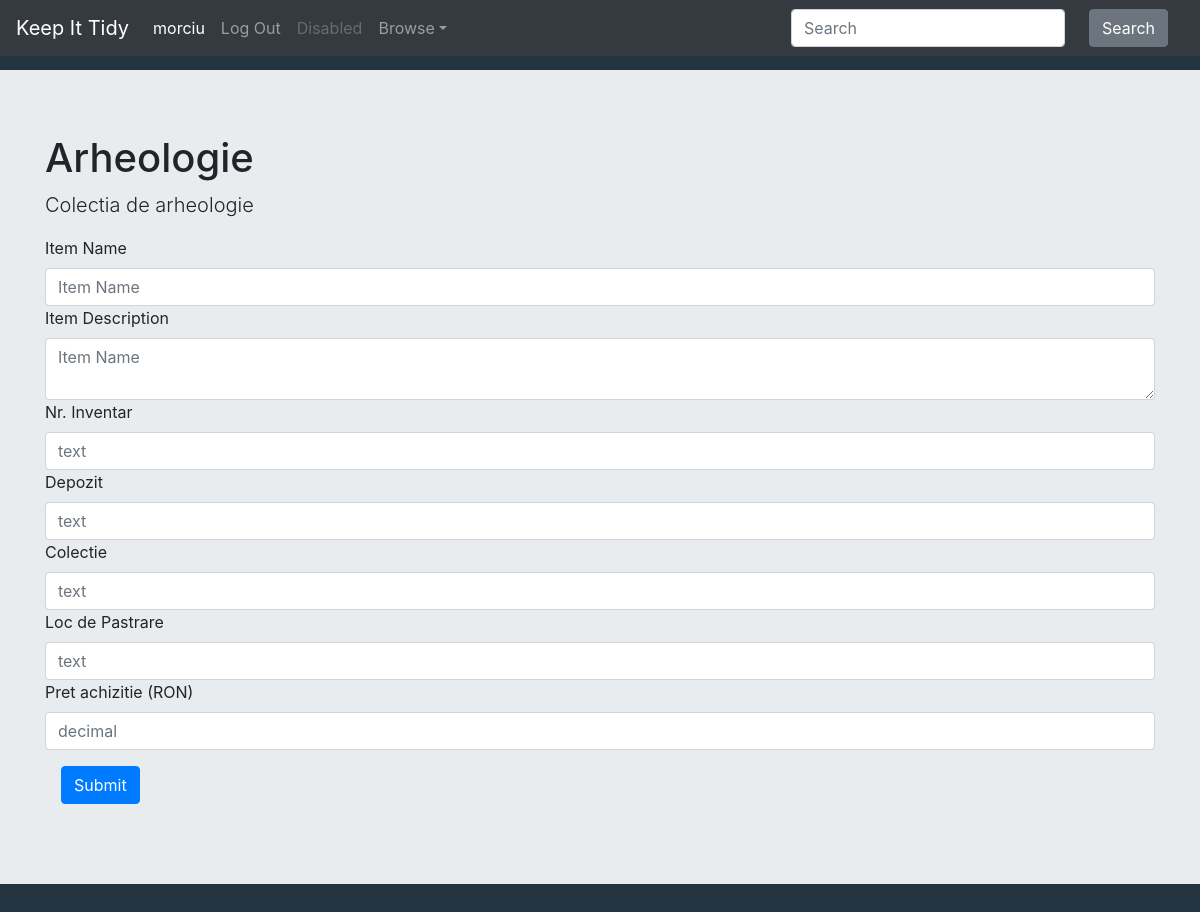
The app's page /add_item/7 (signed in) with its own data.
### KeepItTidy/models.py (models this page shows, shortened)
class User(AbstractUser):
	pass

class Collection(models.Model):
	user = models.ForeignKey(User, on_delete=models.CASCADE, related_name="collection")
	name = models.CharField(max_length=200)
	description = models.CharField(max_length=200)

class FieldNameTypePair(models.Model):
	dictionary = models.ForeignKey(FieldDict, on_delete=models.CASCADE, related_name="name_type_pair")
	field_name = models.CharField(max_length=200)
	field_type = models.CharField(max_length=200)

### KeepItTidy/views.py (the view)
# urls.py: path("add_item/<int:collection_id>", views.add_item, name="add_item"),
@login_required
def add_item(request, collection_id):
	current_user = request.user
	collection = Collection.objects.get(id=collection_id)
	field_dict = FieldDict.objects.get(collection=collection)
	fields = FieldNameTypePair.objects.filter(dictionary=field_dict)
	if request.method == "POST":
		item_name = request.POST["itemName"]
		if request.POST["itemDescription"]:
			item = Item(name=item_name, description=request.POST["itemDescription"], user=current_user, collection=collection)
		else:
			item = Item(name=item_name, user=current_user, collection=collection)
		item.save()
		posts = request.POST.items()
		for key, value in posts:
			field_name = key.split(" / ")[0]
			field_type = key.split(" / ")[-1]
			if field_type == "text":
				field_obj = TextField(name=field_name, collection=collection, item=item, text=value)
				field_obj.save()
			elif field_type == "boolean":
				if value == "true":
					field_obj = BooleanField(name=field_name, collection=collection, item=item, boolean=True)
				elif value == "false":
					field_obj = BooleanField(name=field_name, collection=collection, item=item, boolean=False)
				field_obj.save()
			elif field_type == "date":
				field_obj = DateField(name=field_name, collection=collection, item=item, date=datetime.strptime(value, "%Y-%m-%d"))
				field_obj.save()
			elif field_type == "number":
				field_obj = NumberField(name=field_name, collection=collection, item=item, number=int(value))
				field_obj.save()
			elif field_type == "decimal":
				field_obj = DecimalField(name=field_name, collection=collection, item=item, decimal=float(value))
				field_obj.save()
			'''elif request.FILES[key]:
				print("This is an image fool!")
				print(request.FILES)
				#field_obj = ImageField(name=field_name, collection=collection, item=item, image=request.FILES[field_name])
				#field_obj.save()'''
		if len(request.FILES) > 0:
			for i in request.FILES:
				file_name = i.split(" / ")[0]
				file_type = i.split(" / ")[-1]
				if file_type == "image":
					image = request.FILES[i]
					print("heck")
					field_obj = ImageField(name=file_name, collection=collection, item=item, image=image)
					field_obj.save()
		return render(request, 'keepittidy/add_item.html', {
			"user": current_user,
			"collection": collection,
			"fields": fields
			})
	else:
		return render(request, 'keepittidy/add_item.html', {
			"user": current_user,
			"collection": collection,
			"fields": fields
			})

### KeepItTidy/templates/keepittidy/add_item.html (shortened to what this page needs)
{% extends "keepittidy/layout.html" %}
{% load static %}
{% block body %}
<div id="collection" class="jumbotron jumbotron-fluid">
	<div class="container">
		<h1 class="display-5">{{ collection.name }}</h1>
		<p class="lead">{{ collection.description }}</p>
	</div>
	<div class="container">
		<form action="{% url 'add_item' collection.id %}" method="post" enctype="multipart/form-data">
			<label for=itemName>Item Name</label>
			<input type="text" class="form-control itemName" name="itemName" placeholder="Item Name" required="">
			<label for=itemDescription>Item Description</label>
			<textarea class="form-control itemDescription" name="itemDescription" placeholder="Item Name"></textarea>
			{% for field in fields %}
	        <label for="{{field.field_name}}">{{field.field_name}}</label>
	        {% if field.field_type == "text" %}
	        	<input type="text" class="form-control {{field.field_type}}" name="{{field.field_name}} / {{field.field_type}}" placeholder={{field.field_type}}>
	        {% elif field.field_type == "date" %}
	        	<input type="date" class="form-control {{field.field_type}}" name="{{field.field_name}} / {{field.field_type}}" placeholder={{field.field_type}}>
	        {% elif field.field_type == "number" %}
	        	<input type="number" step="any" class="form-control {{field.field_type}}" name="{{field.field_name}} / {{field.field_type}}" placeholder={{field.field_type}}>
	        {% elif field.field_type == "decimal" %}
	        	<input type="number" step=".01" class="form-control {{field.field_type}}" name="{{field.field_name}} / {{field.field_type}}" placeholder={{field.field_type}}>
	        {% elif field.field_type == "image" %}
	        	<input type="file", class="form-control {{field.field_type}}" name="{{field.field_name}} / {{field.field_type}}">
	        {% endif %}
		    {% endfor %}
		    <button type="submit" class="btn btn-primary">Submit</button>
		</form>
	</div>
</div>
{% endblock %}

### KeepItTidy/templates/keepittidy/layout.html (shortened to what this page needs)
{% load static %}
<!DOCTYPE html>
<html lang="en">
	<head>
		<link rel="stylesheet" href="https://cdn.jsdelivr.net/npm/bootstrap@4.6.0/dist/css/bootstrap.min.css">
		<link href="{% static 'KeepItTidy/styles.css' %}" rel="stylesheet">
	</head>
	<body>
		<nav class="navbar navbar-expand-md navbar-dark bg-dark fixed-top">
		  <a class="navbar-brand" href="#">Keep It Tidy</a>
		  {% if user.is_authenticated %}
		  <div class="navbar-collapse collapse" id="navbarsExampleDefault" style="">
		    <ul class="navbar-nav mr-auto">
		      <li class="nav-item active">
		        <a class="nav-link" href="{% url 'index' %}">{{user.username}}<span class="sr-only">(current)</span></a>
		      </li>
		      <li class="nav-item">
		        <a class="nav-link" href="{% url 'logout' %}">Log Out</a>
		      </li>
		      <li class="nav-item">
		        <a class="nav-link disabled" href="#" tabindex="-1" aria-disabled="true">Disabled</a>
		      </li>
		      <li class="nav-item dropdown" id="dropdown01">
		        <a class="nav-link dropdown-toggle" href="#" data-toggle="dropdown" aria-haspopup="true" aria-expanded="false">Browse</a>
		      </li>
		    </ul>
		    <form class="form-inline my-2 my-lg-0">
		      <input class="form-control mr-sm-2" type="text" placeholder="Search" aria-label="Search" name="search_text">
		      <button class="btn btn-secondary my-2 my-sm-0" id="search" type="submit">Search</button>
		    </form>
		  </div>
		  {% endif %}
		</nav>
	{% block body %}
	{% endblock %}
	</body>
</html>

### KeepItTidy/static/KeepItTidy/styles.css (style rules this page uses)
body { background-color: #243340; padding-top: 70px; }
.btn { margin: 1em; }

### records on screen
User: username "morciu"
Collection: name "Arheologie", description "Colectia de arheologie"
FieldNameTypePair: field_name "Nr. Inventar", field_type "text"
FieldNameTypePair: field_name "Depozit", field_type "text"
FieldNameTypePair: field_name "Colectie", field_type "text"
FieldNameTypePair: field_name "Loc de Pastrare", field_type "text"
FieldNameTypePair: field_name "Pret achizitie (RON)", field_type "decimal"
